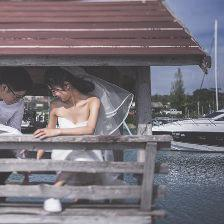
#> input picture data/train_data/1000_a.jpg, 224 x 224 px, given in place of 4.jpg, which was not available
$ python train_op.py
#> lines starting #> are read from the running program, lines starting #| are printed output that depends on the picture; pictures that were not available may be replaced by others from this repository, and a replacement may not be noted
### utils/load_image.py
import sys
sys.path.append('/home/wyz/PycharmProjects/deep_drawing_and_paintings_network_make_photo_retouching_easier/')
import numpy as np
import pandas as pd
from PIL import Image
from PIL import Image
import matplotlib.pyplot as plt
import os
import cv2
from constant.constant import *


def resize_image(image,outpath,size=(224,224)):
    resized_img = cv2.resize(image,size)
    save_image(resized_img,filepath=outpath)


def load_image2numpy(path):
    img = np.array(Image.open(path))
#> img is the input picture: shape (224, 224, 3); mean R, G, B 119.5, 113.4, 121
    img = img/256.0
    return img

# [90 lines left out: functions show_image, save_image, show_histogram, count_pixel, count_blue_pixel, check_histogram, not called in this run]


# [26 lines that do not run on import are left out]
        # [11 lines of commented-out code are left out]

### utils/color_op.py
import cv2 as cv
import numpy as np
from utils.load_image import *
import math
import cv2
from constant.constant import *
"""
 in open-cv HSV:
        H 0-180
        S 0-255
        V 0-255

 in open-cv HLS:
        H 0-180
        L 0-255
        S 0-255

 in open-cv LAB:
        L   0  - 100
        A -127 - 128
        B -127 - 128
"""


def RGB_to_LAB(img):
    img = (img*256.0).astype(np.uint8)
    lab = cv2.cvtColor(img,cv2.COLOR_RGB2LAB)
#> lab: shape (224, 224, 3); mean of channels 0, 1, 2 122.8, 132.1, 124.8
    return lab

# [246 lines left out: functions HLS_to_RGB, RGB_to_HLS, HSV_to_RGB, RGB_to_HSV, ColourDistance, new_ColourDistance and 9 more, not called in this run]


# [8 lines that do not run on import are left out]

    # [42 lines of commented-out code are left out]

### utils/train_op.py
import numpy as np
from utils.load_image import *
from constant.constant import root
from utils.env_op import color2gray
from utils.color_op import *
import tensorflow as tf

def distribution_color(image,channel_kind='lab'):
    w,h,c = image.shape
    if channel_kind=='lab':
        image = RGB_to_LAB(image)
    else:
        image = np.clip(image*255.0,a_min=0,a_max=255).astype(np.uint8)
    # print("l--max:%3s  min:%3s  ||  a--max:%3s  min:%3s ||  b--max:%3s  min:%3s"
    #       %(np.max(image[:,:,0]),np.min(image[:,:,0]),np.max(image[:,:,1]),np.min(image[:,:,1]),np.max(image[:,:,2]),np.min(image[:,:,2])
    #         ))
    hist_one,_   = np.histogram(image[:,:,0].ravel(),bins=256,range=(0,256))
    hist_two,_   = np.histogram(image[:,:,1].ravel(),bins=256,range=(0,256))
    hist_three,_ = np.histogram(image[:,:,2].ravel(),bins=256,range=(0,256))
    hist_one   = hist_one*1.0/(w*h)
    hist_two   = hist_two*1.0/(w*h)
    hist_three = hist_three*1.0/(w*h)
    return hist_one,hist_two,hist_three


def distribution_gray(image):
    w, h, c = image.shape
    img = color2gray(image)
    img = np.clip(img*255.0, a_min=0, a_max=255).astype(np.uint8)
    hist,_ = np.histogram(img[:, :, 0].ravel(), bins=256, range=(0, 256))
    hist = hist*1.0/(w*h)
    return hist


def count_3d_hist(image,interval):
    image = RGB_to_LAB(image)
    l_channel,a_channel,b_channel = image[:,:,0],image[:,:,1],image[:,:,2]
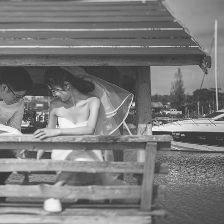
#> l_channel: shape (224, 224); min 10, max 255, mean 122.8
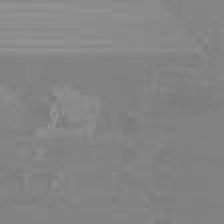
#> a_channel: shape (224, 224); min 121, max 147, mean 132.1
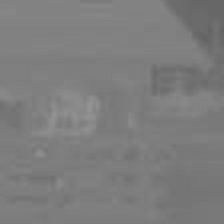
#> b_channel: shape (224, 224); min 97, max 147, mean 124.8
    l_channel = count_channel(l_channel)
    a_channel = count_channel(a_channel)
    b_channel = count_channel(b_channel)
    count_object = Count_hist(l_channel=l_channel,a_channel=a_channel,b_channel=b_channel,interval=interval)
    result_list = count_object.compute()


def compute_result(l_pixel,a_pixel,b_pixel,result):
    print("result:",result)
    result[l_pixel][a_pixel][b_pixel] = result[l_pixel,a_pixel,b_pixel] + 1


def count_pixel(n_interval=20,pixel=None,):
#> called with n_interval = 20, pixel = 97
    list = [i*(255.0/n_interval) for i in range(0,n_interval)]
    list.append(255.0)
    for i in range(len(list)):
        if list[i]<=pixel and list[i+1]>=pixel:
            pixel=i
            break
    return pixel


def count_channel(channel,n_interval=20):
    np_count_pixel = np.vectorize(count_pixel,excluded='n_interval')
    result = np_count_pixel(pixel=channel,n_interval=n_interval)
#> call 2 of count_channel, with n_interval = 20
#> in count_channel (call 2), `result = np_count_pixel(pixel=channel,n_interval=n_interval)`:
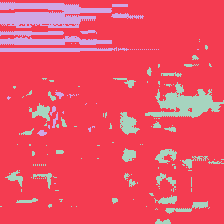
#> result: shape (224, 224) int64; 3 distinct labels, from 9 to 11; one colour per label, 0 black
#> call 3 of count_channel, with n_interval = 20
#> in count_channel (call 3), `result = np_count_pixel(pixel=channel,n_interval=n_interval)`:
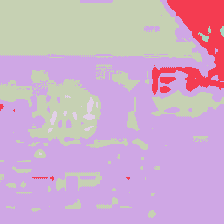
#> result: shape (224, 224) int64; 5 distinct labels, from 7 to 11; one colour per label, 0 black
    return result


class Count_hist(object):

    def __init__(self,l_channel,a_channel,b_channel,interval):
#> called with interval = 20
        w,h = l_channel.shape
#> w = 224; h = 224
        self.l_channel = l_channel.reshape([1,w*h]).tolist()[0]
#> self.l_channel = 50176 items
        self.a_channel = a_channel.reshape([1,w*h]).tolist()[0]
#> self.a_channel = 50176 items
        self.b_channel = b_channel.reshape([1,w*h]).tolist()[0]
#> self.b_channel = 50176 items
        # self.l_channel = l_channel
        # self.a_channel = a_channel
        # self.b_channel = b_channel
        self.interval = interval
        self.result = np.zeros(shape=(interval,interval,interval))

    def compute_pixel(self,l,a,b):
        result = np.zeros(shape=(self.interval,self.interval,self.interval))
        result[l,a,b] =  1
        result = result.reshape([1,self.interval*self.interval*self.interval]).tolist()[0]
        index = result.index(1.0)
        return index


    def compute(self):
        np_compute_pixel = np.vectorize(self.compute_pixel)
        index_list = np_compute_pixel(self.l_channel,self.a_channel,self.b_channel).tolist()
#> index_list = 50176 items
        result_list = list(map(lambda i:index_list.count(i),range(0,self.interval*self.interval*self.interval)))
#> result_list = 8000 values, max 3295 at index 2609, min 0 at index 0, mean 6.27
        show_list = []
        for item in result_list:
            if item>0:
                show_list.append(item)
#> after the loop, show_list = 127 values, max 3295 at index 20, min 1 at index 0, mean 395.1
        return result_list


def generate_fc_weight(shape, whe_train, name):
    threshold = 1.0 / np.sqrt(shape[0])
    weight_matrix = tf.random_uniform(shape, minval=-threshold, maxval=threshold)
    weight = tf.Variable(weight_matrix, name=name, trainable=whe_train)
    return weight

def generate_fc_bias(shape, whe_train, name):
    bias_distribution = tf.constant(0.0, shape=shape)
    bias = tf.Variable(bias_distribution, name=name, trainable=whe_train)
    return bias


if __name__ == '__main__':
    img = load_image2numpy(path='/home/wyz/PycharmProjects/'
                          'deep_drawing_and_paintings'
                          '_network_make_photo_retouchi'
                          'ng_easier/prepare_data_pai'
                          'r/tailoring_data/4.jpg')
    count_3d_hist(interval=20,image=img)
